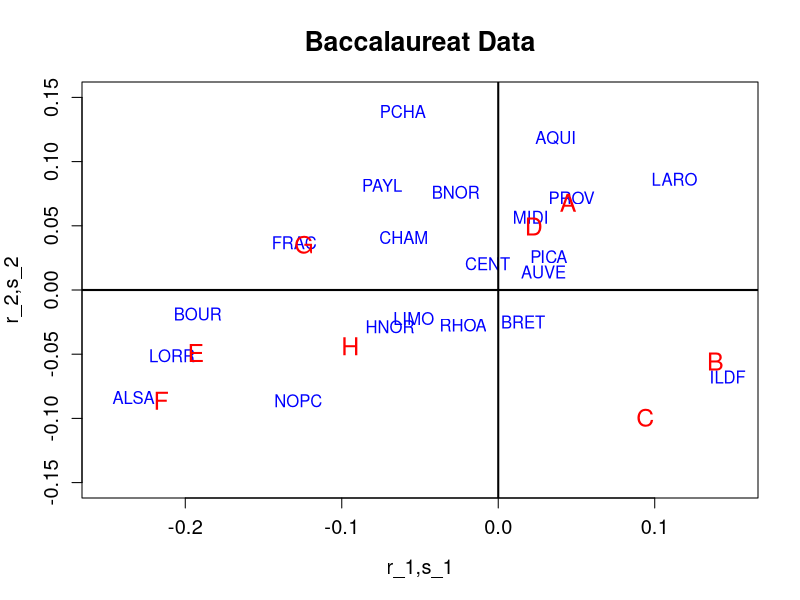

The R source for this figure:

# clear all variables
rm(list = ls(all = TRUE))
graphics.off()

# load data
data     = read.table("bac.dat")
x1       = data[, 2:ncol(data)]
wcors    = 0                   # set to 0/1 to ex/include Corsica
wcorsica = c(rep(1, nrow(x1) - 1), wcors)
x        = subset(x1, wcorsica == 1)
a        = rowSums(x)
b        = colSums(x)
e        = matrix(a) %*% b/sum(a)

# chi-matrix
cc   = (x - e)/sqrt(e)

# singular value decomposition
sv   = svd(cc)
g    = sv$u
l    = sv$d
d    = sv$v

# eigenvalues
ll   = l * l

# cumulated percentage of the variance
aux  = cumsum(ll)/sum(ll)
perc = cbind(ll, aux)

r1   = matrix(l, nrow = nrow(g), ncol = ncol(g), byrow = T) * g
r    = (r1/matrix(sqrt(a), nrow = nrow(g), ncol = ncol(g), byrow = F)) * (-1)

s1   = matrix(l, nrow = nrow(d), ncol = ncol(d), byrow = T) * d
s    = (s1/matrix(sqrt(b), nrow = nrow(d), ncol = ncol(d), byrow = F)) * (-1)

car  = matrix(matrix(a), nrow = nrow(r), ncol = ncol(r), byrow = F) * r^2/matrix(l^2, 
    nrow = nrow(r), ncol = ncol(r), byrow = T)           # contribution in r

cas  = matrix(matrix(b), nrow = nrow(s), ncol = ncol(s), byrow = F) * s^2/matrix(l^2, 
    nrow = nrow(s), ncol = ncol(s), byrow = T)           # contribution in s

rr   = r[, 1:2]
ss   = s[, 1:2]

# labels for modalities
types   = c("A", "B", "C", "D", "E", "F", "G", "H")
if (wcors == 0) {
    # labels for regions
    regions = as.character(data[1:(nrow(data)-1),1])
    # plot 1
    plot(rr, type = "n", xlim = c(-0.25, 0.15), ylim = c(-0.15, 0.15), xlab = "r_1,s_1", 
        ylab = "r_2,s_2", main = "Baccalaureat Data", cex.axis = 1.2, cex.lab = 1.2, 
        cex.main = 1.6)
    points(ss, type = "n")
    text(rr, regions, col = "blue")
    text(ss, types, cex = 1.5, col = "red")
    abline(h = 0, v = 0, lwd = 2)
} else {
    # labels for regions
    regions = as.character(data[,1])
    # plot 2
    plot(rr, type = "n", xlim = c(-0.2, 0.25), ylim = c(-0.5, 0.15), xlab = "r_1,s_1", 
        ylab = "r_2,s_2", main = "Baccalaureat Data", cex.axis = 1.2, cex.lab = 1.2, 
        cex.main = 1.6)
    points(ss, type = "n")
    text(rr, regions, col = "blue")
    text(ss, types, cex = 1.5, col = "red")
    abline(h = 0, v = 0, lwd = 2)
}
